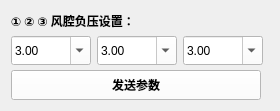
             <widget class="QWidget" name="layoutWidget">
              <property name="geometry">
               <rect>
                <x>12</x>
                <y>530</y>
                <width>251</width>
                <height>111</height>
               </rect>
              </property>
              <layout class="QGridLayout" name="gridLayout_4" columnstretch="0,0,0,0">
               <property name="verticalSpacing">
                <number>5</number>
               </property>
               <item row="4" column="0">
                <widget class="QComboBox" name="comboBox_2">
                 <property name="minimumSize">
                  <size>
                   <width>80</width>
                   <height>0</height>
                  </size>
                 </property>
                 <property name="maximumSize">
                  <size>
                   <width>56</width>
                   <height>40</height>
                  </size>
                 </property>
                 <property name="sizeIncrement">
                  <size>
                   <width>0</width>
                   <height>0</height>
                  </size>
                 </property>
                 <property name="font">
                  <font>
                   <family>微软雅黑</family>
                   <weight>75</weight>
                   <bold>true</bold>
                  </font>
                 </property>
                 <property name="styleSheet">
                  <string notr="true">background-color: rgb(255, 255, 255);</string>
                 </property>
                 <property name="editable">
                  <bool>true</bool>
                 </property>
                 <property name="currentText">
                  <string>3.00</string>
                 </property>
                 <property name="currentIndex">
                  <number>0</number>
                 </property>
                 <item>
                  <property name="text">
                   <string>3.00</string>
                  </property>
                 </item>
                 <item>
                  <property name="text">
                   <string>4.00</string>
                  </property>
                 </item>
                 <item>
                  <property name="text">
                   <string>5.00</string>
                  </property>
                 </item>
                 <item>
                  <property name="text">
                   <string>6.00</string>
                  </property>
                 </item>
                </widget>
               </item>
               <item row="4" column="2">
                <widget class="QComboBox" name="comboBox_4">
                 <property name="minimumSize">
                  <size>
                   <width>80</width>
                   <height>0</height>
                  </size>
                 </property>
                 <property name="maximumSize">
                  <size>
                   <width>56</width>
                   <height>30</height>
                  </size>
                 </property>
                 <property name="font">
                  <font>
                   <family>微软雅黑</family>
                   <weight>75</weight>
                   <bold>true</bold>
                  </font>
                 </property>
                 <property name="styleSheet">
                  <string notr="true">background-color: rgb(255, 255, 255);</string>
                 </property>
                 <property name="editable">
                  <bool>true</bool>
                 </property>
                 <property name="currentText">
                  <string>3.00</string>
                 </property>
                 <property name="currentIndex">
                  <number>0</number>
                 </property>
                 <item>
                  <property name="text">
                   <string>3.00</string>
                  </property>
                 </item>
                 <item>
                  <property name="text">
                   <string>4.00</string>
                  </property>
                 </item>
                 <item>
                  <property name="text">
                   <string>5.00</string>
                  </property>
                 </item>
                 <item>
                  <property name="text">
                   <string>6.00</string>
                  </property>
                 </item>
                </widget>
               </item>
               <item row="4" column="1">
                <widget class="QComboBox" name="comboBox_3">
                 <property name="minimumSize">
                  <size>
                   <width>80</width>
                   <height>0</height>
                  </size>
                 </property>
                 <property name="maximumSize">
                  <size>
                   <width>56</width>
                   <height>40</height>
                  </size>
                 </property>
                 <property name="font">
                  <font>
                   <family>微软雅黑</family>
                   <weight>75</weight>
                   <bold>true</bold>
                  </font>
                 </property>
                 <property name="styleSheet">
                  <string notr="true">background-color: rgb(255, 255, 255);</string>
                 </property>
                 <property name="editable">
                  <bool>true</bool>
                 </property>
                 <property name="currentText">
                  <string>3.00</string>
                 </property>
                 <property name="currentIndex">
                  <number>0</number>
                 </property>
                 <item>
                  <property name="text">
                   <string>3.00</string>
                  </property>
                 </item>
                 <item>
                  <property name="text">
                   <string>4.00</string>
                  </property>
                 </item>
                 <item>
                  <property name="text">
                   <string>5.00</string>
                  </property>
                 </item>
                 <item>
                  <property name="text">
                   <string>6.00</string>
                  </property>
                 </item>
                </widget>
               </item>
               <item row="5" column="0" colspan="4">
                <widget class="QPushButton" name="pushButton_4">
                 <property name="minimumSize">
                  <size>
                   <width>0</width>
                   <height>30</height>
                  </size>
                 </property>
                 <property name="maximumSize">
                  <size>
                   <width>250</width>
                   <height>50</height>
                  </size>
                 </property>
                 <property name="font">
                  <font>
                   <family>微软雅黑</family>
                   <weight>75</weight>
                   <bold>true</bold>
                  </font>
                 </property>
                 <property name="styleSheet">
                  <string notr="true">background-color: rgb(255, 255, 255);</string>
                 </property>
                 <property name="text">
                  <string>发送参数</string>
                 </property>
                </widget>
               </item>
               <item row="2" column="0" colspan="4">
                <widget class="QLabel" name="label_15">
                 <property name="maximumSize">
                  <size>
                   <width>16777215</width>
                   <height>20</height>
                  </size>
                 </property>
                 <property name="font">
                  <font>
                   <family>微软雅黑</family>
                   <weight>75</weight>
                   <bold>true</bold>
                  </font>
                 </property>
                 <property name="text">
                  <string>① ② ③ 风腔负压设置：</string>
                 </property>
                </widget>
               </item>
              </layout>
             </widget>
